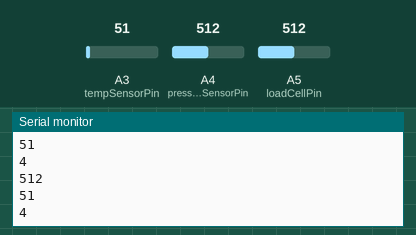
Bench run of a sketch on a simulated Arduino Uno, built with avr-gcc and run on an emulated ATmega328P. On the bench: the last lines printed to the serial monitor. The test bench sets the inputs (shaded band); at power-on: A3 (tempSensorPin) = 51, A5 (loadCellPin) = 512, A4 (pressureSensorPin) = 512. Storage starts empty.

Above: at 1.2 s.
1.3 s: A3 (tempSensorPin) set to 90
At 1.9 s:
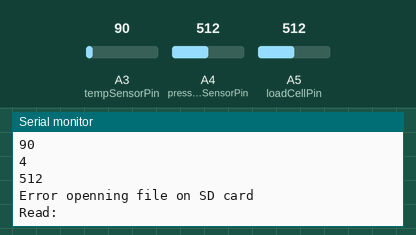
4.3 s: A3 (tempSensorPin) set to 107
At 5.4 s:
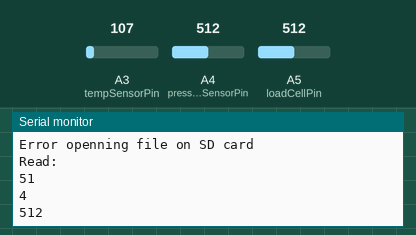
10.3 s: A5 (loadCellPin) set to 11
At 11.1 s:
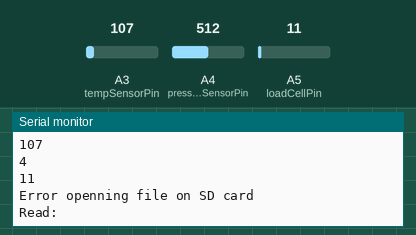
11.8 s: A5 (loadCellPin) set to 8
At 12.7 s:
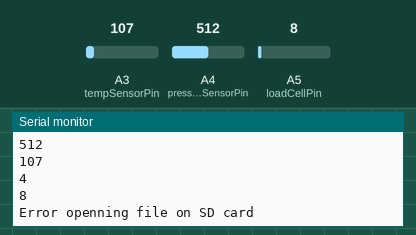
Timing chart, 0 to 14.8 s (numbered marks = the images above; inputs shaded):
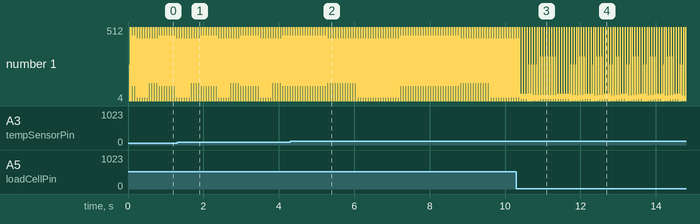

Measured:
- the behaviour switches between 99 and 100 on A3 (tempSensorPin) (found by bisection; images 1 and 2)
- the behaviour switches between 10 and 9 on A5 (loadCellPin) (found by bisection; images 3 and 4)
- after the input at 1.3 s, the serial monitor: prints a new line after 0.09 s (image 1)
- after the input at 4.3 s, the serial monitor: prints a new line after 0.10 s (image 2)
- after the input at 10.3 s, the serial monitor: prints a new line after 0.10 s (image 3)
- after the input at 11.8 s, the serial monitor: prints a new line after 0.11 s (image 4)
- plotted number 1: 512 → 11 after the input at 10.3 s, 11 → 8 after the input at 11.8 s

The sketch:

SD_Code.ino.ino
```cpp
#include <SPI.h>
#include <SD.h>

File dataFile;

//Sensor Pins
int tempSensorPin = 3;
int pressureSensorPin = 4;
int loadCellPin = 5;

//values too small with direct pin conenction
//need to change to work with amplifier pins

void setup() {

  Serial.begin(9600);
  Serial.println("Initialising SD card...");

  //Check if SD connected succesfully
  if(!SD.begin(4)){
    Serial.println("SD Card Failure");
    while(1);
  }
  Serial.println("Initialisation done");

  //Open pre-made file on SD card called "test.txt"
  dataFile = SD.open("test.txt", FILE_WRITE);
}

void loop() {

  //Initialise sensor values
  int tempValue;
  int pressureValue;
  int loadCellValue;

  //Read sensors
  tempValue = analogRead(tempSensorPin);
  pressureValue = analogRead(pressureSensorPin);
  loadCellValue = analogRead(loadCellPin);

  //Print the values to serial for testing
  Serial.println(tempValue);
  Serial.println(pressureSensorPin);
  Serial.println(loadCellValue);

  //If the data file exists, print the sensor values to it; otherwise print error
  //Need to change, 1 file per sensor
  if(dataFile){
    dataFile.println(tempValue);
    dataFile.println(pressureSensorPin);
    dataFile.println(loadCellValue);
  }else{
    Serial.println("Error openning file on SD card");
  }

    // Reading the file
  dataFile = SD.open("test.txt");
  if (dataFile) {
    Serial.println("Read:");
    // Reading the whole file
    while (dataFile.available()) {
      Serial.write(dataFile.read());
   }
    dataFile.close();
  }
  else {
    Serial.println("error opening test.txt");
  }

  //use pyplot on txt file in python
}
```
